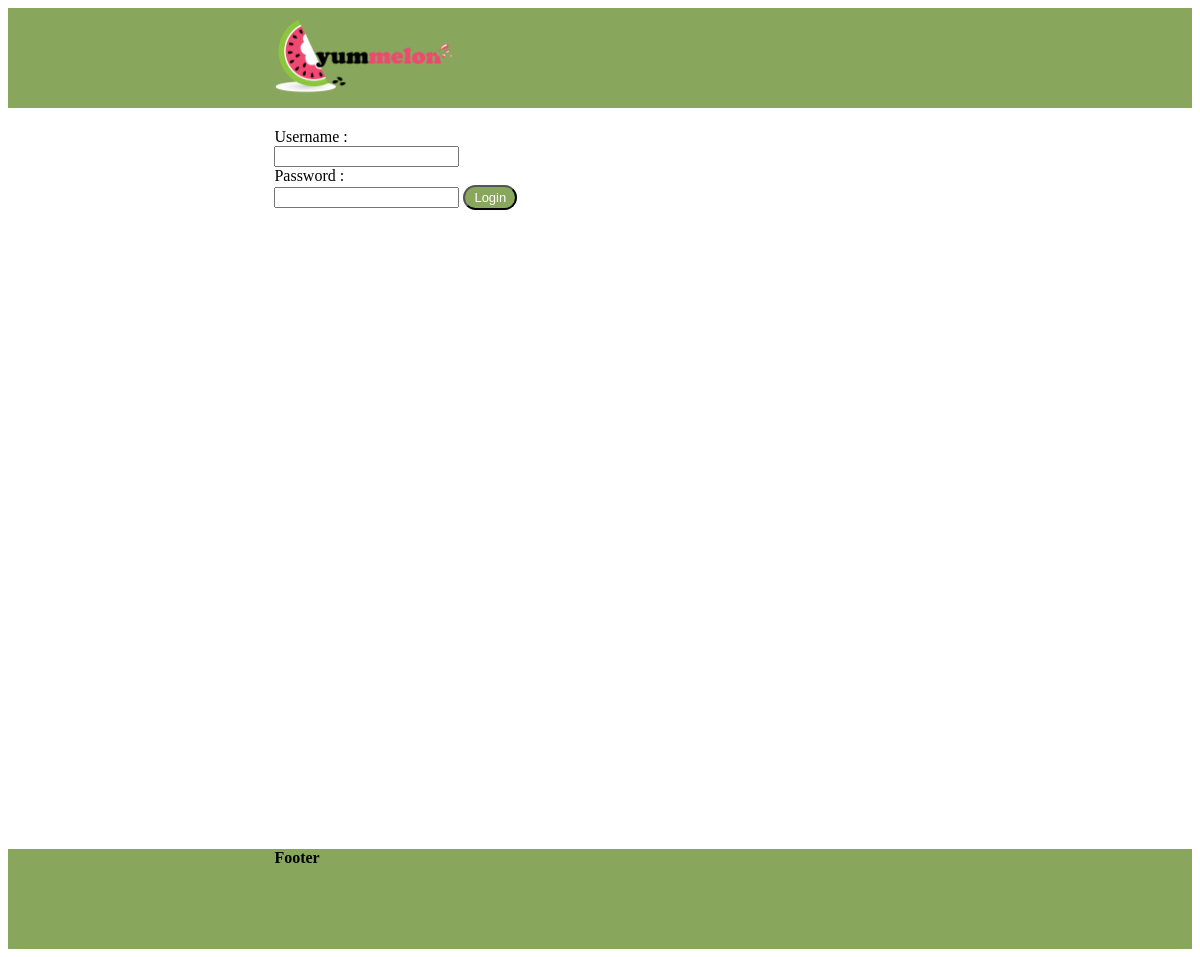
Page /login.php on the earlier database version.
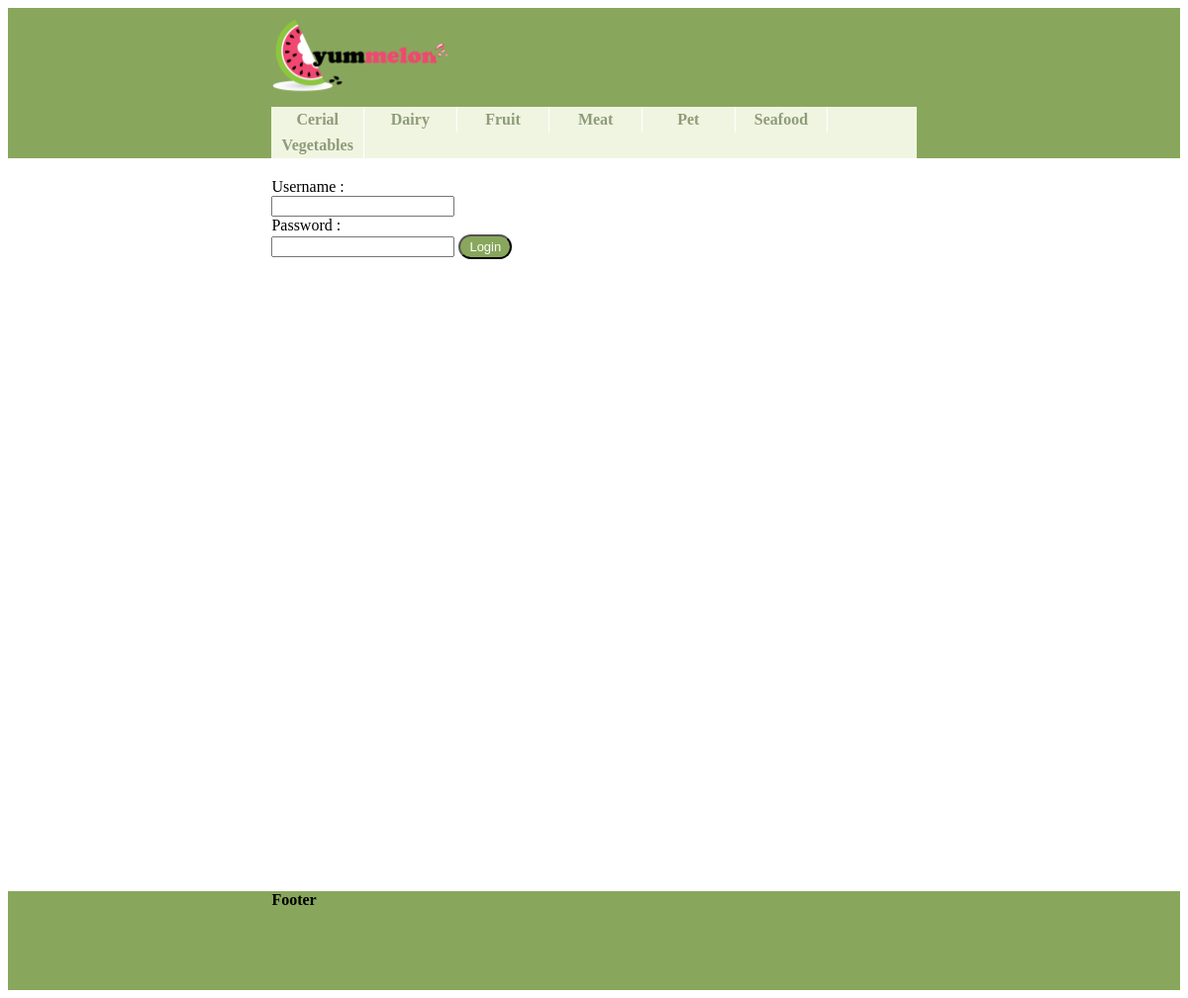
Same page on the later database version.
### tables this page shows
CREATE TABLE IF NOT EXISTS `product_groups` (
  `group_code` char(1) NOT NULL,
  `group_name` varchar(50) NOT NULL,
  PRIMARY KEY (`group_code`)
);

### Code/init.php (called while the page is built, shortened)
<?php
require_once dirname(__FILE__)."/Application.php";
require_once dirname(__FILE__)."/Template.php";
require_once dirname(__FILE__)."/WebTools.php";
require_once dirname(__FILE__)."/Group.php";
renderMaster(dirname(__FILE__)."/../Templates/header.php", dirname(__FILE__)."/../Templates/footer.php");

### Code/Application.php (called while the page is built, shortened)
<?php
class Application{
	private static $_database = null;
	private static $_request = null;
	public static function getDB(){
		if(self::$_database==null){
			require_once dirname(__FILE__)."/DataBase.php";
			self::$_database = new MysqlDatabaseEngine();
			self::$_database->setConnectionString("host=localhost,database=groceries,user=groceries_user,password=groceries_password");
			self::$_database->initialize();
		}
		return self::$_database;
	}
	public static function getRequest(){
		if(self::$_request==null){
			require_once dirname(__FILE__)."/Request.php";
			self::$_request = new Request();
			self::$_request->initialize();
		}
		return self::$_request;
	}
}

### Code/Request.php (called while the page is built, shortened)
<?php
class Request
{
	private $_post;
	private $_basePath;
	private $_documentName;
	private $_isInitialized = false;
	public function initialize()
	{
		if(!$this->_isInitialized){
			$this->_post = WebTools::clean($_POST);
			$this->_pagePath = WebTools::getPagePath();
			$this->_pageCleanUrl = WebTools::getPageUrl(true);
			$this->_documentName = str_replace($this->_pagePath, "", $this->_pageCleanUrl);
		}
	}
	public function setBasePath($path){
		$this->_basePath = WebTools::GetPageDomain().$path;
	}
	public function getBasePath(){
		return $this->_basePath;
	}
	public function getPostParam($key, $defaultValue){
		if(!isset($this->_post[$key]))
			return $defaultValue;
		else
			return $this->_post[$key];
	}
	public function getDocumentName(){
		return $this->_documentName;
	}
}

### Code/WebTools.php (called while the page is built, shortened)
<?php
class WebTools
{
	public static function getPageUrl($clean=false)
	{
		$pageURL = (@$_SERVER["HTTPS"] == "on") ? "https://" : "http://";
		if ($_SERVER["SERVER_PORT"] != "80")
		{
			$pageURL .= $_SERVER["SERVER_NAME"].":".$_SERVER["SERVER_PORT"].$_SERVER["REQUEST_URI"];
		}
		else
		{
			$pageURL .= $_SERVER["SERVER_NAME"].$_SERVER["REQUEST_URI"];
		}
		return $clean==false ? $pageURL : explode('?', $pageURL)[0];
	}
	public static function getPagePath()
	{
		$pageUrl = self::getPageUrl(true);
		return substr($pageUrl, 0, strripos($pageUrl, "/")+1);
	}
    public static function getPageDomain()
    {
		$pageURL = (@$_SERVER["HTTPS"] == "on") ? "https://" : "http://";
		if ($_SERVER["SERVER_PORT"] != "80")
		{
			$pageURL .= $_SERVER["SERVER_NAME"].":".$_SERVER["SERVER_PORT"];
		}
		else
		{
			$pageURL .= $_SERVER["SERVER_NAME"];
		}
		return $pageURL;
    }
}
?>

### Code/Database.php (called while the page is built, shortened)
<?php
class MysqlDatabaseConnector
{
	private $_host;
	private $_database;
	private $_user;
	private $_password;
	function __construct($host, $database, $user, $password)
	{
		$this->_host = $host;
		$this->_database = $database;
		$this->_user = $user;
		$this->_password = $password;
	}
	public function createConnection()
	{
		try {
			$con=mysqli_connect($this->_host,$this->_user,$this->_password,$this->_database);
			return $con;
		}
		catch(Exception $e) {
			echo "Failed to connect to MySQL: " . mysqli_connect_error();
			return 0;
		}
	}
}
class MysqlDatabaseEngine implements IDatabaseEngine
{
    private $_connectionString = '';
    private $_connector = null;
    private $_isInitialized = false;
    public function setConnectionString($connectionString='')
    {
        $this->_connectionString = $connectionString;
    }
    public function initialize()
    {
        if(!$this->_isInitialized)
        {
            $data = array();
            $pairs = explode(",", $this->_connectionString);
            foreach($pairs as $pair)
            {
                list($name, $value) = explode("=", $pair, 2);
                $data[$name] = $value;
            }
            $this->_connector = new MysqlDatabaseConnector($data["host"], $data["database"], $data["user"], $data["password"]);
            $this->_isInitialized = true;
        }
    }
    public function WhileReader($query, $consumer)
    {
        $con = $this->_connector->createConnection();
        $this->insertParameters($query, $con, func_get_args(), 2);
        $i=0;
        try{
            $result = mysqli_query($con,$query)or die("Error: ".mysqli_error($con));
            while($row = mysqli_fetch_array($result)) {
                $i++;
            }
        }catch(Exception $ex)        {
            mysqli_free_result($result);
            mysqli_close($con);
            throw $ex;
        }
        return $i>0;
    }
    private function insertParameters(&$query, $connection, $params, $paramOffset)
    {
        if(count($params) <= $paramOffset)
            return;
    }
}

### Code/Group.php (called while the page is built, shortened)
<?php
class Group
{
	public $code = "";
	public $name = "";
	public function loadFromRow(&$row){
		$this->code = $row['group_code'];
		$this->name = $row['group_name'];
	}
	public function toModel(){
		return array(
			"name" => $this->name,
			"code" => $this->code,
			"url" => Application::getRequest()->getBasePath()."/productList.php?groups=".$this->code
		);
	}
}

### Templates/GroupListItem.php (the view)
<div class="item">
	<a href="<?= $model['url'] ?>">
		<div class="name"><strong><?= $model['name'] ?></strong></div>
	</a>
</div>

### Templates/header.php (shortened to what this page needs)
<div class="header">
<div class="centralContent">
			<div>
				<div class="logoArea">
					<a href="<?= Application::getRequest()->getBasePath() ?>"/>
						<img src="<?= Application::getRequest()->getBasePath() ?>/images/general/logo.png">
				</div>
<?php
	if(strcmp(strtolower(Application::getRequest()->getDocumentName()), "login.php")==0 ||
			strcmp(strtolower(Application::getRequest()->getDocumentName()), "register.php")==0)
		$showLoginWidget = false;
	$groups = array();
	Application::getDB()->WhileReader("select * from product_groups order by group_name", function(&$row) use(&$groups){
		$g = new Group();
	});
	$list = array("items" => $groups, "itemTemplate" => dirname(__FILE__)."/GroupListItem.php");
?>
	</div>
	<div class="categoriesMenu">
		<?php echo renderTemplate(dirname(__FILE__)."/List.php", $list); ?>
	</div>
</div>
</div>

### Templates/footer.php
<div class="footer">
<div class="centralContent">
<h4>Footer</h4>
</div>
</div>

### login.php (shortened to what this page needs)
<?php
require_once dirname(__FILE__)."/Code/init.php";
?>
<?php
	$showError = false;
?>
<form method="POST">
	<div>Username :</div><input name="uname" type="text" width="200" />
	<div>Password :</div><input name="pass" type="password" width="200" />
	<input class="groceriesBtn" type="submit" value="Login"/>
</form>

### Code/Template.php (shortened to what this page needs)
<?php
class StyleResource
{
	private $_content = "";
	public function __construct($src){
		$this->_content = $src;
	}
	public function __toString()
	{
		return "<link href=\"".$this->_content."\" rel=\"stylesheet\" type=\"text/css\" />\n";
	}
}
function renderTemplate($template, $model)
{
       try{
            include $template;
       }catch(Exception $ex){
               ob_get_clean();
               throw $ex;
       }
       $result = ob_get_clean();
    return $result;
}
function GetIncludingFile()
{
	$file = false;
	$backtrace =  debug_backtrace();
	$include_functions = array('include', 'include_once', 'require', 'require_once');
	for ($index = 0; $index < count($backtrace); $index++)
	{
		$function = $backtrace[$index]['function'];
		if (in_array($function, $include_functions))
		{
			$file = $backtrace[$index]['file'];
			break;
		}
	}
	return $file;
}
$__isMasterRendered = false;
$__headResources = array();
$__footResources = array();
function renderMaster($header, $footer){
	global $__isMasterRendered;
	global $__headResources;
	global $__footResources;
	if(!$__isMasterRendered)
	{
		$origin = GetIncludingFile();
		$h = renderTemplate($header, array());
		$f = renderTemplate($footer, array());
		$c = renderTemplate($origin, array());
		$hr = "";
		foreach($__headResources as &$r){
			$hr .= $r;
		}
		$fr = "";
		foreach($__footResources as &$r){
			$fr .= $r;
		}
		echo renderTemplate(dirname(__FILE__)."/../Templates/MasterPage.php", array(
			"HeadResources" => $hr,
			"FootResources" => $fr,
			"Header" => $h,
			"Footer" => $f,
			"Content" => $c
			));
		die;
	}
}

### Templates/MasterPage.php (shortened to what this page needs)
<html lang="el" xml:lang="el">
<head>
	<?= $model['HeadResources'] ?>
</head>
<body>
	<?= $model['Header'] ?>
	<div class="content">
		<div class="centralContent">
			<?= $model['Content'] ?>
		</div>
	</div>
	<?= $model['Footer'] ?>
</body>
</html>

### Templates/List.php
<ul>
	<?php foreach($model["items"] as &$item){ ?>
		<li>
			<?php echo renderTemplate($model["itemTemplate"], $item); ?>
		</li>
	<?php } ?>
</ul>

### styles/style.css (style rules this page uses)
.header { background-color: #88a75c; min-height: 100px; max-height: 200px; }
.content { margin: 20px 0px; min-height: 700px; }
.footer { background-color: #88a75c; min-height: 100px; max-height: 200px; }
.centralContent { width: 55%; margin: 0 auto; }
.logoArea { float: left; display: block; width: 30%; }
.logoArea img { height: 100px; }
.groceriesBtn { background: #ed973b; background-image: -webkit-linear-gradient(top, #88a75c, #88a75c); background-image: -moz-linear-gradient(top, #88a75c, #88a75c); background-image: -ms-linear-gradient(top, #88a75c, #88a75c); background-image: -o-linear-gradient(top, #88a75c, #88a75c); background-image: linear-gradient(to bottom, #88a75c, #88a75c); -webkit-border-radius: 20; -moz-border-radius: 20; border-radius: 20px; font-family: Arial; color: white; font-size: 13px; padding: 3px 9px 3px 9px; text-decoration: none; }
.header .categoriesMenu { text-align: center; overflow: hidden; width: 100%; }
.header .categoriesMenu ul { float: left; width: 100%; padding: 0; margin: 0; list-style-type: none; background-color: #f0f5e1; }
.header .categoriesMenu li { display: inline; }
.header .categoriesMenu a { float: left; background-color: #f0f5e1; color: #8e9c79; text-align: center; text-decoration: none; width: 13%; padding: 4px; border-right: 1px solid white; }
.details .productOrderArea .addToCartArea .orderedQuantity, { width: 30px; text-align: center; }

Differences in the rows shown:
added product_groups: group_name "Cerial"
added product_groups: group_name "Dairy"
added product_groups: group_name "Fruit"
added product_groups: group_name "Meat"
added product_groups: group_name "Pet"
added product_groups: group_name "Seafood"
added product_groups: group_name "Vegetables"
